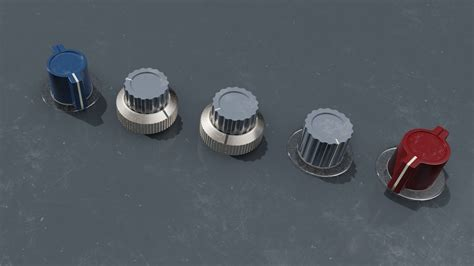
#> input picture neve_knobs.jpg, 474 x 266 px; its folder holds only this picture in this run
$ python -i point_tracker.py   (imports and definitions only)
#> lines starting #> are read from the running program, lines starting #| are printed output that depends on the picture
"""
Point Tracker Module - Feature Detection and KLT Optical Flow

Provides feature detection (FAST, Harris, SIFT) and KLT optical flow
tracking for automatic 2D point tracking.

Uses Blender API guards for testing outside Blender environment.
"""

from __future__ import annotations
from dataclasses import dataclass, field
from typing import Dict, Any, Optional, List, Tuple, Callable
import math
import random

# Try to import numpy for calculations
try:
    import numpy as np
    HAS_NUMPY = True
except ImportError:
    HAS_NUMPY = False

# Try to import OpenCV for feature detection
try:
    import cv2
    HAS_OPENCV = True
except ImportError:
    HAS_OPENCV = False

# Blender API guard
try:
    import bpy
    HAS_BLENDER = True
except ImportError:
    HAS_BLENDER = False

from .types import (
    Track,
    TrackPoint,
    TrackStatus,
    TrackingConfig,
    TrackingSession,
    FeatureDetector,
)


# [36 lines that did not run here, left out]


# [23 lines that did not run here, left out]


# [23 lines that did not run here, left out]


# [139 lines that did not run here, left out]


# [111 lines that did not run here, left out]


# [434 lines that did not run here, left out]

>>> import cv2
>>> picture = cv2.imread('../../../neve_knobs.jpg', cv2.IMREAD_GRAYSCALE)
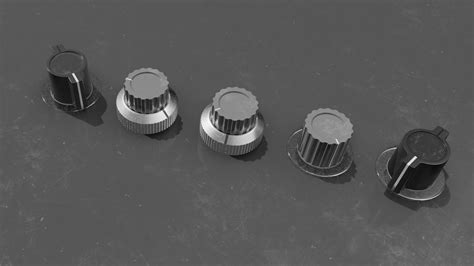
#> picture: shape (266, 474); min 5, max 255, mean 87.5
#> (the run stopped early here; a loop or call above may not have finished)
